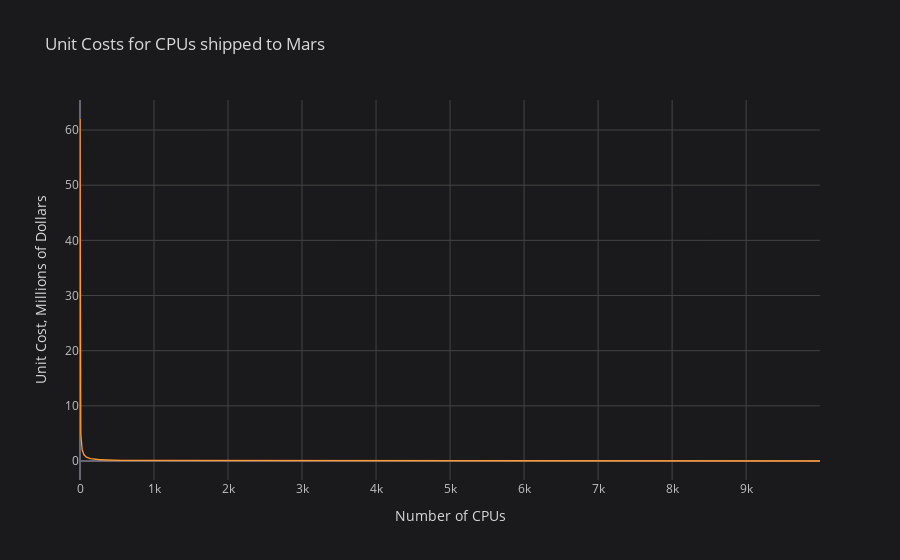

Write notebook code for a chart like this one.
### Markdown cell above
With this data in mind, now we're going to produce Robots on Mars, and see how the costs compare. <br>
NASA's Valkyrie boasts a huge array of components, all with its respective production costs:
- LIDAR Sensor
- 44 degrees of freedom with actuators
- 2 Intel i7 Processors
- 2 million dollars assembly cost
<br>
Let's break down the production into it's most essential parts. Drawing inspiration from programming fundamentals, production of robots on mars can be modelled with a simple input/output model. <br>


![IO.png](attachment:IO.png)

The **intermediate** steps (process) includes a bunch of complicated procedures to turn our inputs: Power, Metal and CPUs into a robot. The great thing about this I/O model is that **we won't have to concern ourselves with them!** <br>
All we need to worry about is the production cost and effort going into gathering the requirements for the input - How much metal/ power/ CPUs are needed to **make** a robot on Mars? (as opposed to shipping one from Earth) and how much does it cost? <br>Most importantly, how much can we save??<br>


To start, each robot also comes with 2 intel i7 Processors. These state of the art chips are not easy to manufacture on Earth, let alone Mars. Tools to machine CPUs are huge and expensive. They are carefully machined compoenents, so we will have to ship them from Earth. Again, we will be using the Falcon 9. 
    
   Weight of Intel Processor = 25 g 
   
   Falcon 9 Capacity / Weight of CPU = # of CPUs per trip
   
   25,000 kg / 0.025 kg = 1,000,000 CPUs can fit on one trip.
    
We will need to apply the concept of economies of scale again, since the unit cost of delivering CPUs to Mars will also decrease the more we send. <br> 
That will be done by populating a DataFrame with generated data.

### Code cell
import cufflinks as cf
cf.go_offline()
cpu = []
falcon9 = 62
for i in range(1,10000):
    cpu.append(falcon9/i)
    if i % 1000000 == 0:
        falcon9 += 62
        
cpus = {'Number of CPUs' : cpu}
        
yu = pd.DataFrame(cpu, columns = ['Number of CPUs'])
rb = yu[['Number of CPUs']]
rb.iplot(title = "Unit Costs for CPUs shipped to Mars", xTitle="Number of CPUs", yTitle="Unit Cost, Millions of Dollars")

### Figure 1 — Plotly figure (JSON) as saved in the notebook; plotly's stock layout.template omitted (floating-point values rounded to 4 significant figures; data arrays with more than 128 entries replaced by an {"elided": "..."} marker saying what was removed)
{"data": [{"line": {"color": "rgba(255, 153, 51, 1.0)", "dash": "solid", "shape": "linear", "width": 1.3}, "mode": "lines", "name": "Number of CPUs", "text": "", "type": "scatter", "x": {"elided": "9999 int values"}, "y": {"elided": "9999 float values"}}], "layout": {"legend": {"bgcolor": "#1A1A1C", "font": {"color": "#D9D9D9"}}, "paper_bgcolor": "#1A1A1C", "plot_bgcolor": "#1A1A1C", "title": {"font": {"color": "#D9D9D9"}, "text": "Unit Costs for CPUs shipped to Mars"}, "xaxis": {"gridcolor": "#434343", "showgrid": true, "tickfont": {"color": "#C2C2C2"}, "title": {"font": {"color": "#D9D9D9"}, "text": "Number of CPUs"}, "zerolinecolor": "#666570"}, "yaxis": {"gridcolor": "#434343", "showgrid": true, "tickfont": {"color": "#C2C2C2"}, "title": {"font": {"color": "#D9D9D9"}, "text": "Unit Cost, Millions of Dollars"}, "zerolinecolor": "#666570"}}}
